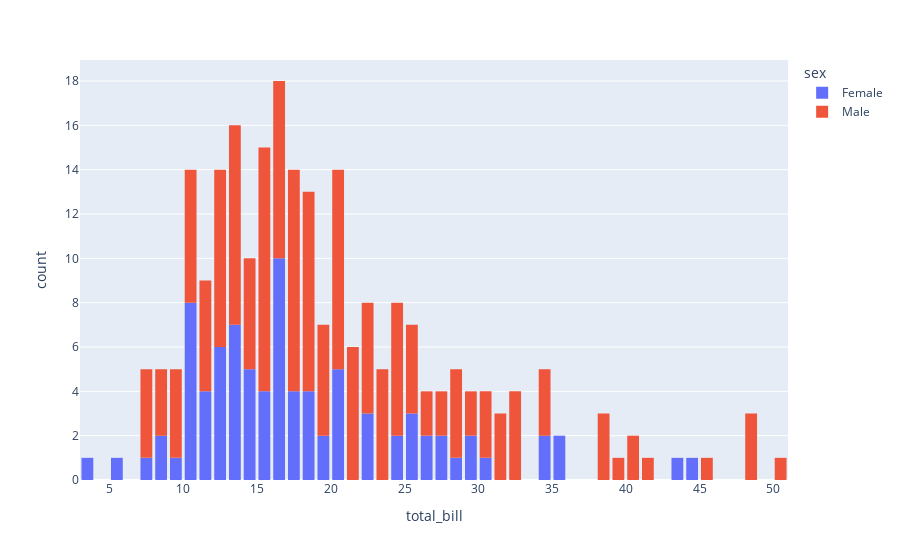

The code cell stored with this chart in its notebook:
### Code cell
fig =px.histogram(df,x = 'total_bill',color = 'sex',nbins= 50)
fig.update_layout(bargap = .2)
fig.show()

### Figure 1 — Plotly figure (JSON) as saved in the notebook; plotly's stock layout.template omitted (floating-point values rounded to 4 significant figures; data arrays with more than 128 entries replaced by an {"elided": "..."} marker saying what was removed)
{"data": [{"bingroup": "x", "hovertemplate": "sex=Female<br>total_bill=%{x}<br>count=%{y}<extra></extra>", "legendgroup": "Female", "marker": {"color": "#636efa", "pattern": {"shape": ""}}, "name": "Female", "nbinsx": 50, "orientation": "v", "showlegend": true, "type": "histogram", "x": [16.99, 24.59, 35.26, 14.83, 10.33, 16.97, 20.29, 15.77, 19.65, 15.06, 20.69, 16.93, 10.29, 34.81, 26.41, 16.45, 3.07, 17.07, 26.86, 25.28, 14.73, 10.07, 34.83, 5.75, 16.32, 22.75, 11.35, 15.38, 44.3, 22.42, 20.92, 14.31, 7.25, 25.71, 17.31, 10.65, 12.43, 24.08, 13.42, 12.48, 29.8, 14.52, 11.38, 20.27, 11.17, 12.26, 18.26, 8.51, 10.33, 14.15, 13.16, 17.47, 27.05, 16.43, 8.35, 18.64, 11.87, 29.85, 25.0, 13.39, 16.21, 17.51, 10.59, 10.63, 9.6, 20.9, 18.15, 19.81, 43.11, 13.0, 12.74, 13.0, 16.4, 16.47, 12.76, 13.27, 28.17, 12.9, 30.14, 13.42, 15.98, 16.27, 10.09, 22.12, 35.83, 27.18, 18.78], "xaxis": "x", "yaxis": "y"}, {"bingroup": "x", "hovertemplate": "sex=Male<br>total_bill=%{x}<br>count=%{y}<extra></extra>", "legendgroup": "Male", "marker": {"color": "#EF553B", "pattern": {"shape": ""}}, "name": "Male", "nbinsx": 50, "orientation": "v", "showlegend": true, "type": "histogram", "x": {"elided": "157 float values"}, "xaxis": "x", "yaxis": "y"}], "layout": {"bargap": 0.2, "barmode": "relative", "legend": {"title": {"text": "sex"}, "tracegroupgap": 0}, "margin": {"t": 60}, "xaxis": {"anchor": "y", "domain": [0, 1], "title": {"text": "total_bill"}}, "yaxis": {"anchor": "x", "domain": [0, 1], "title": {"text": "count"}}}}
